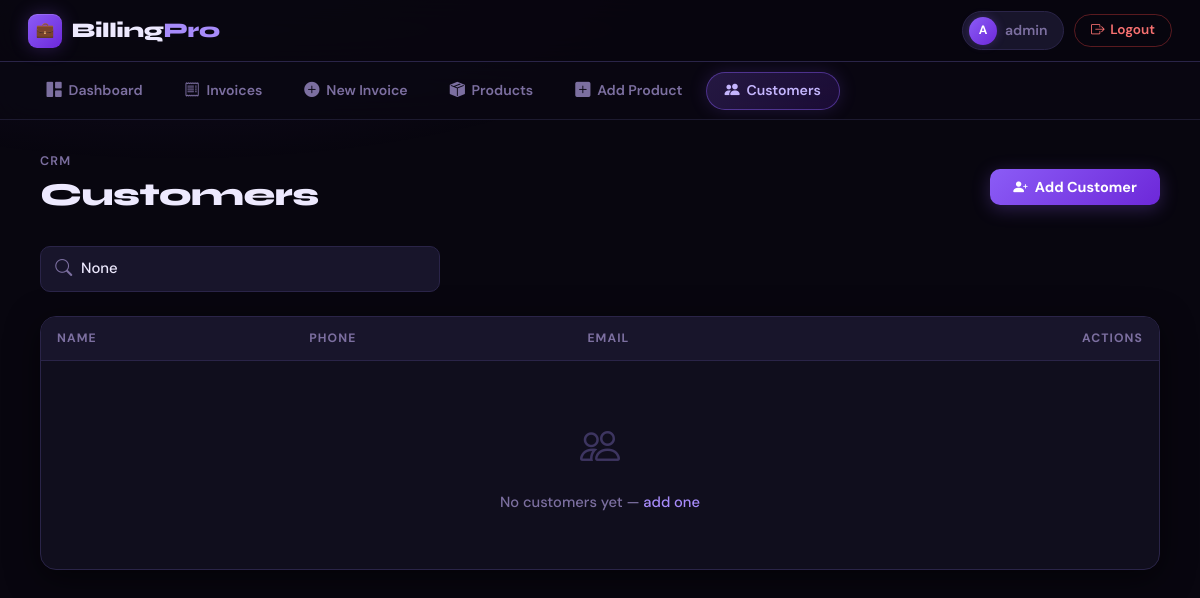
The app's page /billing/customers/ (signed in), older data.
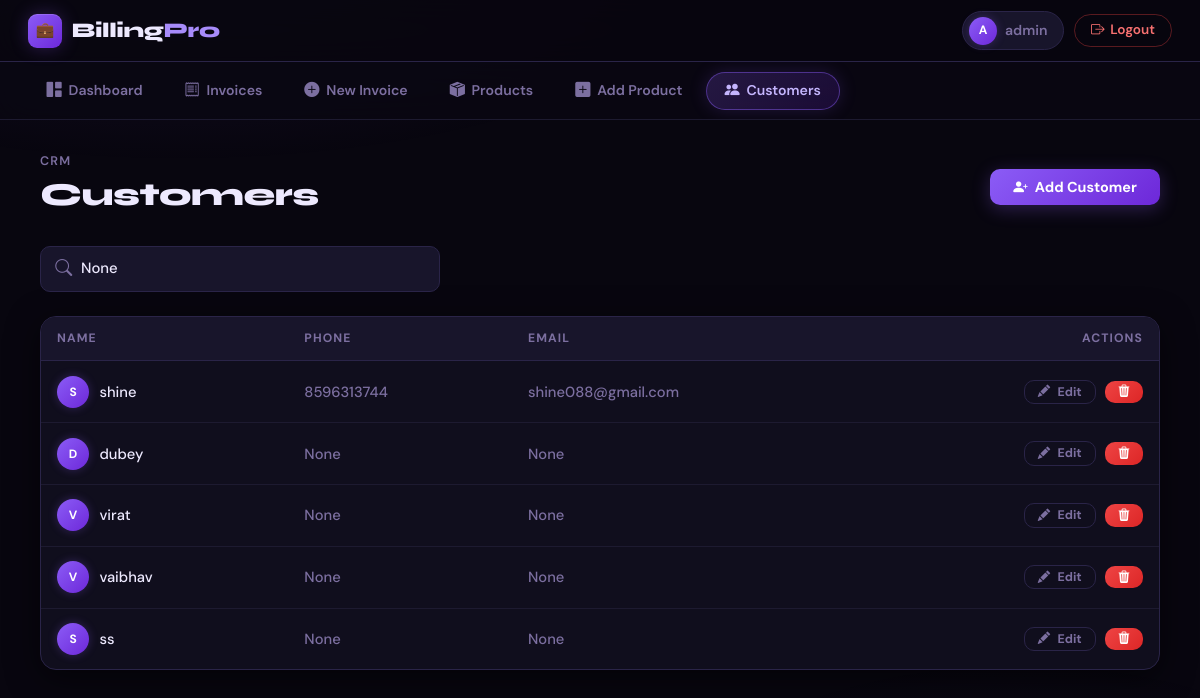
The same page, newer data.
### accounts/models.py (models this page shows, shortened)
class User(AbstractUser):
    ROLE_CHOICES = (
        ('admin', 'Admin'),
        ('staff', 'Staff'),
    )
    role = models.CharField(max_length=10, choices=ROLE_CHOICES, default='staff')
    phone = models.CharField(max_length=15, blank=True, null=True)

### billing/models.py (models this page shows, shortened)
class Customer(models.Model):
    name = models.CharField(max_length=255)
    phone = models.CharField(max_length=20, blank=True, null=True)
    email = models.EmailField(blank=True, null=True)
    address = models.TextField(blank=True, null=True)
    created_at = models.DateTimeField(auto_now_add=True)

### billing/views.py (the view)
# urls.py: path('customers/', customer_list, name='customer_list'),
@login_required
def customer_list(request):
    query = request.GET.get('q')
    customers = Customer.objects.all()
    if query:
        customers = customers.filter(name__icontains=query)
    return render(request, 'billing/customer_list.html', {
        'customers': customers,
        'query': query
    })

### templates/billing/customer_list.html (shortened to what this page needs)
{% extends 'base.html' %}
{% block content %}
<div class="d-flex flex-wrap align-items-center justify-content-between gap-3 mb-4">
    <div>
        <p class="page-sup">CRM</p>
        <h1 class="page-title">Customers</h1>
    </div>
    <a href="/billing/customers/add/" class="bp-btn bp-btn-primary">
        <i class="bi bi-person-plus-fill"></i> Add Customer
    </a>
</div>
<form method="GET" class="mb-4">
    <div class="search-wrap" style="max-width:400px;">
        <input type="text" name="q" value="{{ query }}" class="form-control"
               placeholder="Search by name…">
    </div>
</form>
<div class="bp-card" style="padding:0;overflow:hidden;">
    <div style="overflow-x:auto;">
        <table class="bp-table">
            <thead>
                <tr>
                    <th>Name</th>
                    <th>Phone</th>
                    <th>Email</th>
                    <th style="text-align:right;">Actions</th>
                </tr>
            </thead>
            <tbody>
                {% for c in customers %}
                <tr>
                    <td>
                        <div style="display:flex;align-items:center;gap:.65rem;">
                            <div style="width:32px;height:32px;border-radius:50%;background:linear-gradient(135deg,var(--accent),#6d28d9);display:flex;align-items:center;justify-content:center;font-size:.75rem;font-weight:700;color:#fff;flex-shrink:0;box-shadow:0 0 10px var(--accent-glow);">
                                {{ c.name|first|upper }}
                            </div>
                            <span style="font-weight:500;color:var(--text);">{{ c.name }}</span>
                        </div>
                    </td>
                    <td style="color:var(--text-muted);">{{ c.phone }}</td>
                    <td style="color:var(--text-muted);">{{ c.email }}</td>
                    <td style="text-align:right;">
                        <a href="/billing/customers/edit/{{ c.id }}/" class="bp-btn bp-btn-ghost" style="font-size:.78rem;padding:.3rem .8rem;margin-right:.35rem;">
                            <i class="bi bi-pencil-fill"></i> Edit
                        </a>
                        <a href="/billing/customers/delete/{{ c.id }}/" class="bp-btn bp-btn-danger" style="font-size:.78rem;padding:.3rem .8rem;"
                           onclick="return confirm('Delete {{ c.name }}?')">
                            <i class="bi bi-trash3-fill"></i>
                        </a>
                    </td>
                </tr>
                {% empty %}
                <tr>
                    <td colspan="4" style="text-align:center;padding:3.5rem;color:var(--text-muted);">
                        <i class="bi bi-people" style="font-size:2.5rem;display:block;margin-bottom:.85rem;color:var(--text-dim);"></i>
                        No customers yet —
                        <a href="/billing/customers/add/" style="color:var(--accent-2);text-decoration:none;">add one</a>
                    </td>
                </tr>
                {% endfor %}
            </tbody>
        </table>
    </div>
</div>
{% endblock %}

### templates/base.html (shortened to what this page needs)
<!DOCTYPE html>
<html lang="en">
<head>
    <link href="https://cdn.jsdelivr.net/npm/bootstrap@5.3.0/dist/css/bootstrap.min.css" rel="stylesheet">
    <link href="https://cdn.jsdelivr.net/npm/bootstrap-icons@1.11.3/font/bootstrap-icons.min.css" rel="stylesheet">
</head>
<body>
<header class="top-bar">
    <a class="brand" href="{% url 'dashboard' %}">
        <div class="brand-mark">💼</div>
        <span class="brand-name">Billing<span>Pro</span></span>
    </a>
    <div class="top-right">
        <div class="user-chip">
            <div class="user-avatar">{{ request.user.username|first|upper }}</div>
            <span>{{ request.user.username }}</span>
        </div>
        <form action="{% url 'logout' %}" method="POST" style="margin:0;">
            <button type="submit" class="logout-btn">
                <i class="bi bi-box-arrow-right"></i>
                <span>Logout</span>
            </button>
        </form>
    </div>
</header>
<nav class="sub-nav">
    <a href="{% url 'dashboard' %}" class="nav-pill {% if request.path == '/billing/' or 'dashboard' in request.path %}active{% endif %}">
        <i class="bi bi-grid-1x2-fill"></i> Dashboard
    </a>
    <a href="{% url 'invoice_list' %}" class="nav-pill {% if '/billing/invoices' in request.path %}active{% endif %}">
        <i class="bi bi-receipt"></i> Invoices
    </a>
    <a href="{% url 'create_invoice' %}" class="nav-pill {% if '/billing/create' in request.path %}active{% endif %}">
        <i class="bi bi-plus-circle-fill"></i> New Invoice
    </a>
    <a href="{% url 'product_list' %}" class="nav-pill {% if '/billing/products' in request.path and '/add' not in request.path %}active{% endif %}">
        <i class="bi bi-box-seam-fill"></i> Products
    </a>
    <a href="{% url 'add_product' %}" class="nav-pill {% if '/billing/products/add' in request.path %}active{% endif %}">
        <i class="bi bi-plus-square-fill"></i> Add Product
    </a>
    <a href="/billing/customers/" class="nav-pill {% if '/billing/customers' in request.path %}active{% endif %}">
        <i class="bi bi-people-fill"></i> Customers
    </a>
</nav>
<main class="page-wrap">
    {% block content %}{% endblock %}
</main>
</body>
</html>

Row changes from the older to the newer data that the page shows:
added Customer: name|first "S", name "shine", phone "8596313744", email "shine088@gmail.com"
added Customer: name|first "D", name "dubey", phone "None", email "None"
added Customer: name|first "V", name "virat", phone "None", email "None"
added Customer: name|first "V", name "vaibhav", phone "None", email "None"
added Customer: name|first "S", name "ss", phone "None", email "None"
Text that changed along with them:
text no longer shown: "No customers yet — add one"
